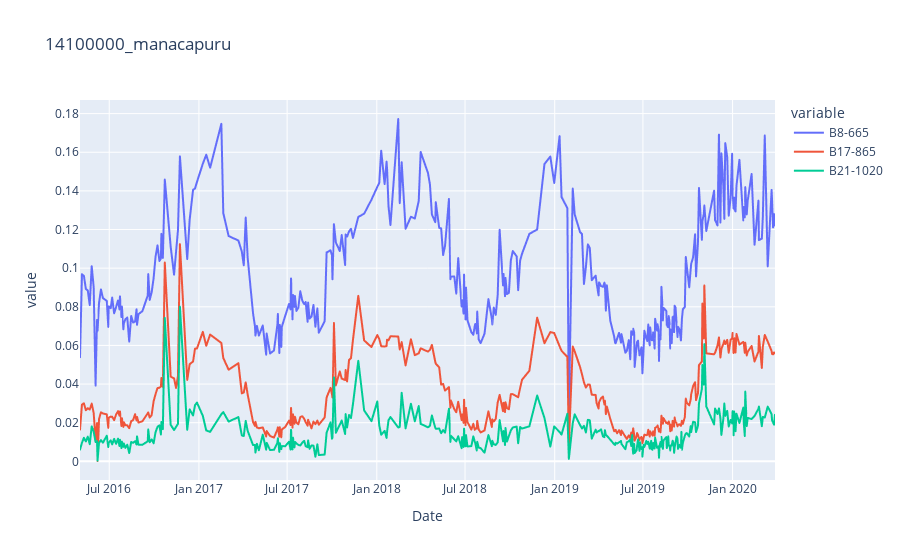

The code cell stored with this chart in its notebook:
### Code cell
px.line(px_dbs_manacapuru, y=['B8-665','B17-865','B21-1020'], height=600, title="14100000_manacapuru")

### Figure 1 — Plotly figure (JSON) as saved in the notebook; plotly's stock layout.template omitted (floating-point values rounded to 4 significant figures; data arrays with more than 128 entries replaced by an {"elided": "..."} marker saying what was removed)
{"data": [{"hovertemplate": "variable=B8-665<br>Date=%{x}<br>value=%{y}<extra></extra>", "legendgroup": "B8-665", "line": {"color": "#636efa", "dash": "solid"}, "mode": "lines", "name": "B8-665", "showlegend": true, "type": "scattergl", "visible": true, "x": {"elided": "351 str values"}, "xaxis": "x", "y": {"elided": "351 float values"}, "yaxis": "y"}, {"hovertemplate": "variable=B17-865<br>Date=%{x}<br>value=%{y}<extra></extra>", "legendgroup": "B17-865", "line": {"color": "#EF553B", "dash": "solid"}, "mode": "lines", "name": "B17-865", "showlegend": true, "type": "scattergl", "x": {"elided": "351 str values"}, "xaxis": "x", "y": {"elided": "351 float values"}, "yaxis": "y"}, {"hovertemplate": "variable=B21-1020<br>Date=%{x}<br>value=%{y}<extra></extra>", "legendgroup": "B21-1020", "line": {"color": "#00cc96", "dash": "solid"}, "mode": "lines", "name": "B21-1020", "showlegend": true, "type": "scattergl", "visible": true, "x": {"elided": "351 str values"}, "xaxis": "x", "y": {"elided": "351 float values"}, "yaxis": "y"}], "layout": {"autosize": true, "legend": {"title": {"text": "variable"}, "tracegroupgap": 0}, "title": {"text": "14100000_manacapuru"}, "xaxis": {"anchor": "y", "autorange": true, "domain": [0, 1], "range": ["2016-05-02", "2020-03-28"], "title": {"text": "Date"}, "type": "date"}, "yaxis": {"anchor": "x", "autorange": true, "domain": [0, 1], "range": [-0.009666, 0.187], "title": {"text": "value"}, "type": "linear"}}}
